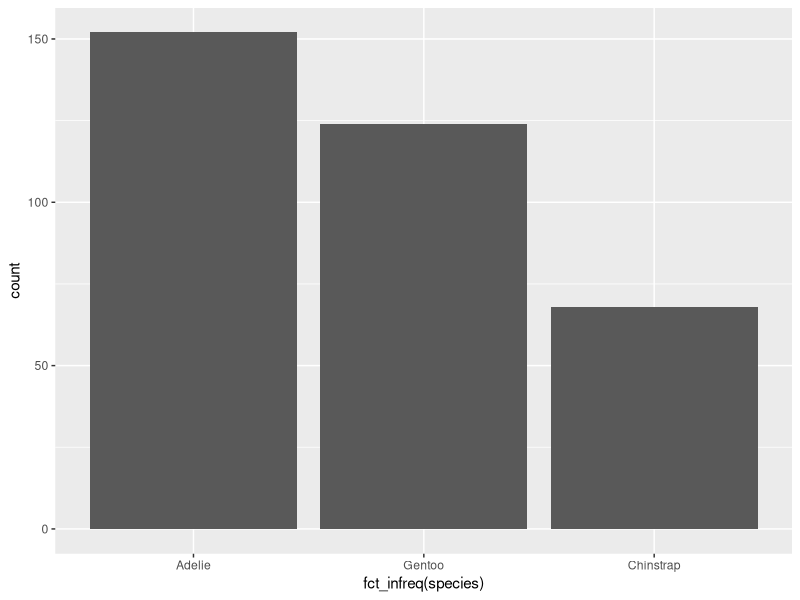
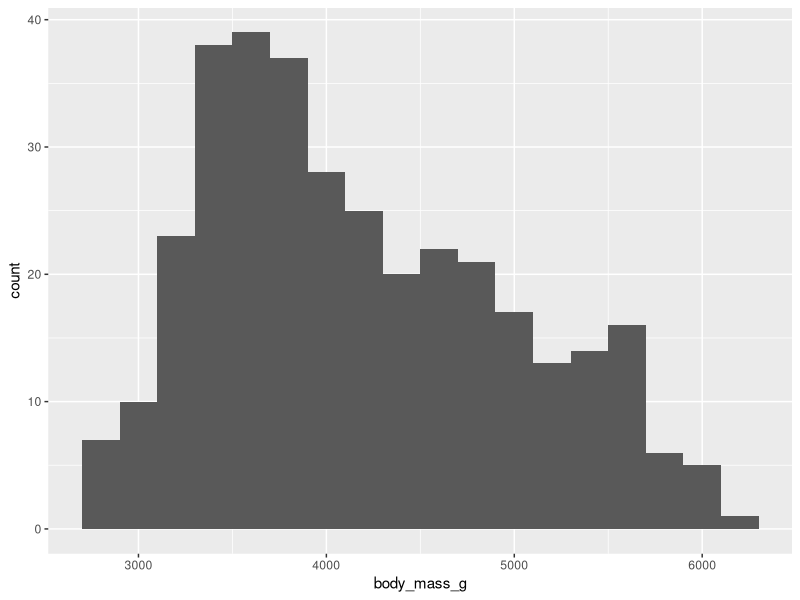
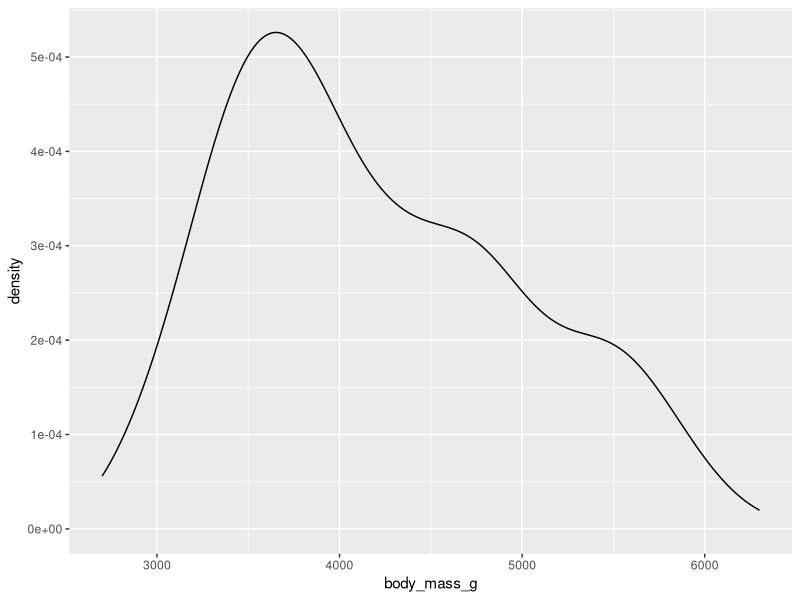
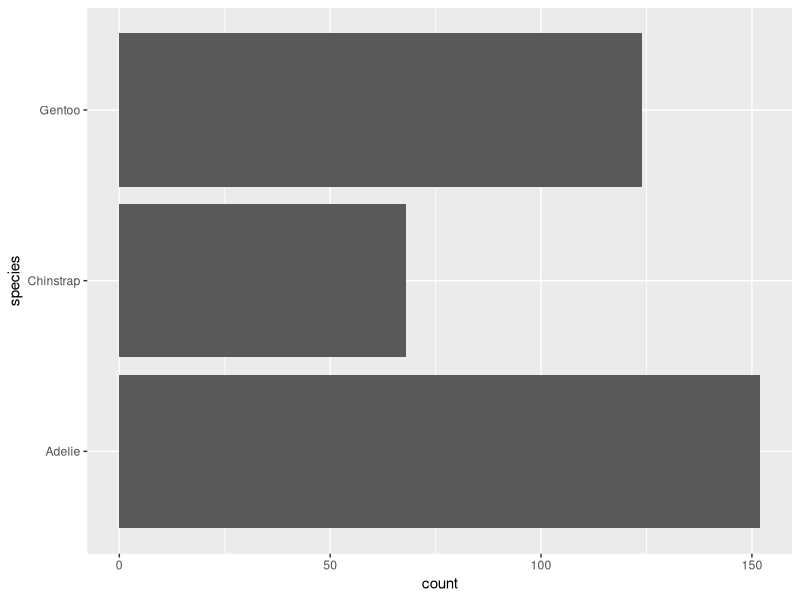
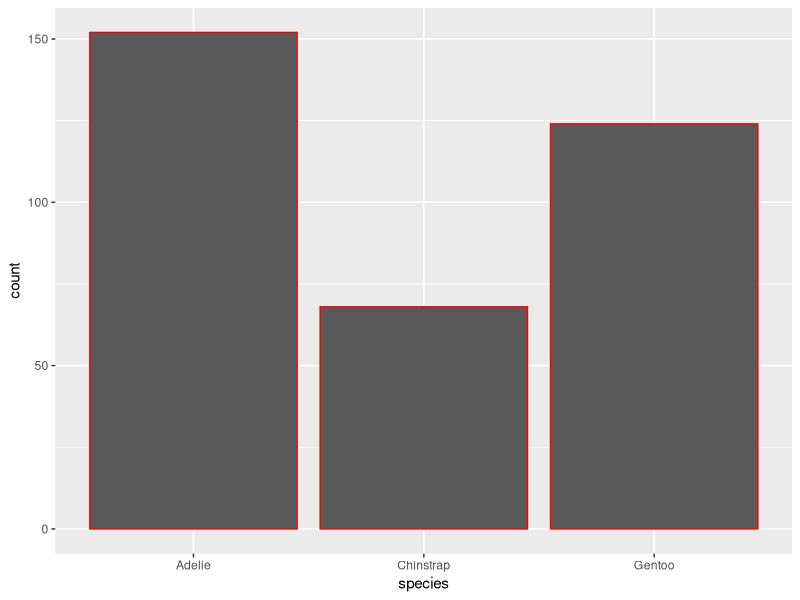
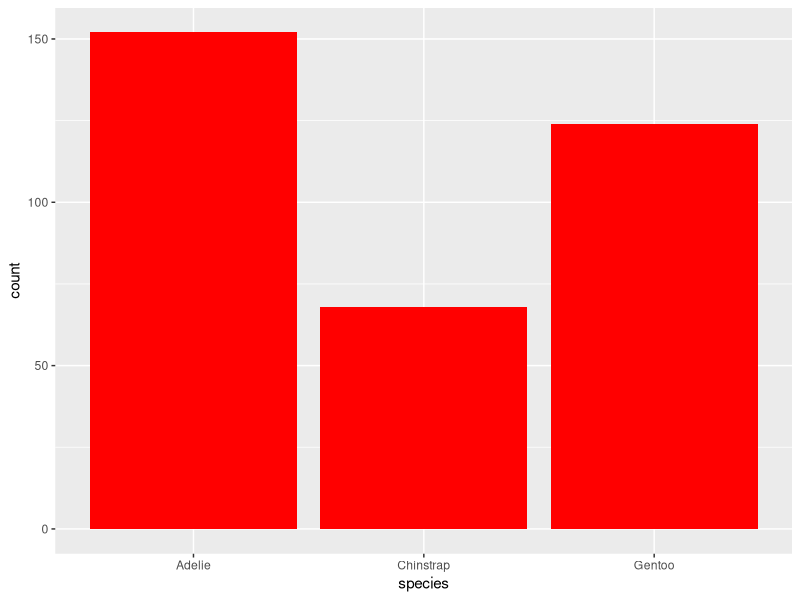
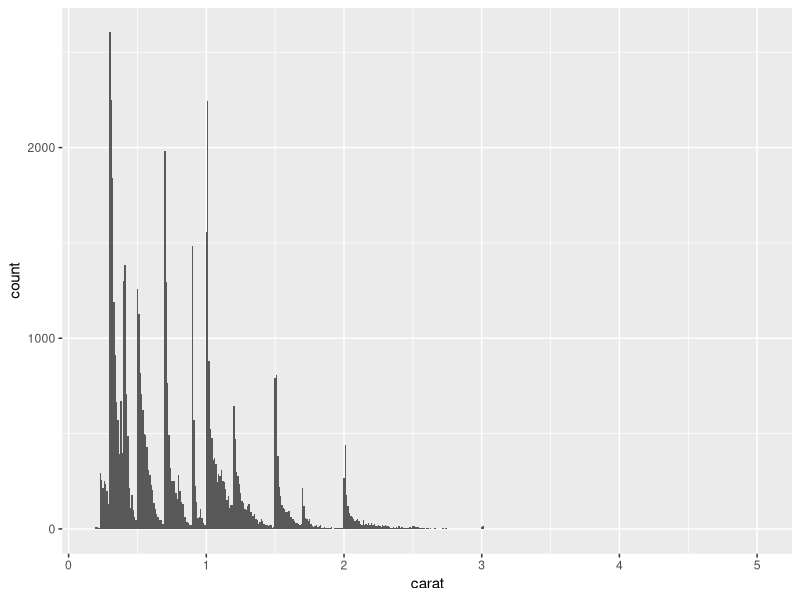
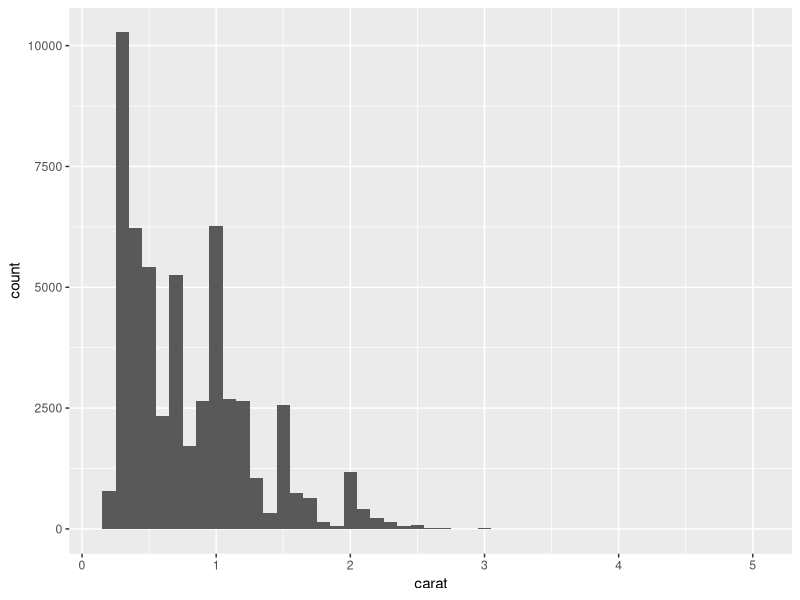

R code for these plots, in order:
library(tidyverse)
library(palmerpenguins)
library(ggthemes)

# categorical - bar chart
# fct_infreq(species) -> reorder the bars based on their frequencies
ggplot(penguins, aes(x = fct_infreq(species))) +
  geom_bar()

# numerical
# You can set the width of the intervals in a histogram with the binwidth argument,
# which is measured in the units of the x variable
ggplot(penguins, aes(x = body_mass_g)) +
  geom_histogram(binwidth = 200)

ggplot(penguins, aes(x = body_mass_g)) +
  geom_density()

# Exercises 1.4.3

# Make a bar plot of species of penguins, where you assign species to the y aesthetic. How is this plot different?
ggplot(penguins, aes(y = species)) +
  geom_bar()
# It creates horizontal lines instead of vertical

# How are the following two plots different? Which aesthetic, color or fill, is more useful for changing the color of bars?
ggplot(penguins, aes(x = species)) +
  geom_bar(color = "red")

ggplot(penguins, aes(x = species)) +
  geom_bar(fill = "red")
# color arg just colors the borders red, while fill arg fills the bars red.
# fill is more useful.

# What does the bins argument in geom_histogram() do?
# bins = Number of bins. Overridden by binwidth. Defaults to 30.

# Make a histogram of the carat variable in the diamonds dataset that is available when you load the tidyverse package.
# Experiment with different binwidths. What binwidth reveals the most interesting patterns?
ggplot(diamonds, aes(x=carat)) + geom_histogram(binwidth = 0.01)
ggplot(diamonds, aes(x=carat)) + geom_histogram(binwidth = 0.1)
ggplot(diamonds, aes(x=carat)) + geom_histogram(binwidth = 1)
# binwidth of 0.1 is the most useful one for me in this case.

# 1.5 Visualizing relationships

# To visualize the relationship between a numerical and a categorical variable we can use side-by-side box plots.
# A boxplot is a type of visual shorthand for measures of position (percentiles) that describe a distribution.
# It is also useful for identifying potential outliers.

# A box that indicates the range of the middle half of the data, a distance known as the interquartile range (IQR),
# stretching from the 25th percentile of the distribution to the 75th percentile.
# In the middle of the box is a line that displays the median, i.e. 50th percentile, of the distribution.
# These three lines give you a sense of the spread of the distribution
# and whether or not the distribution is symmetric about the median or skewed to one side.
# 
# Visual points that display observations that fall more than 1.5 times the IQR from either edge of the box.
# These outlying points are unusual so are plotted individually.
# 
# A line (or whisker) that extends from each end of the box and goes to the farthest non-outlier point in the distribution.

ggplot(penguins, aes(x = species, y = body_mass_g)) +
  geom_boxplot()

ggplot(penguins, aes(x = body_mass_g, color = species)) +
  geom_density(linewidth = 0.75)

ggplot(penguins, aes(x = body_mass_g, color = species, fill = species)) +
  geom_density(alpha = 0.5)

# We can use stacked bar plots to visualize the relationship between two categorical variables
# The following two stacked bar plots both display the relationship between island and species,
# or specifically, visualizing the distribution of species within each island.

ggplot(penguins, aes(x = island, fill = species)) +
  geom_bar()

# Using next plot we can see Gentoo penguins all live on Biscoe island and make up roughly 75% of the penguins on that island,
# Chinstrap all live on Dream island and make up roughly 50% of the penguins on that island,
# and Adelie live on all three islands and make up all of the penguins on Torgersen.

ggplot(penguins, aes(x = island, fill = species)) +
  geom_bar(position = "fill")

ggplot(penguins, aes(x = flipper_length_mm, y = body_mass_g)) +
  geom_point(aes(color = species, shape = island))

# Another way, which is particularly useful for categorical variables,
# is to split your plot into facets, subplots that each display one subset of the data.
# To facet your plot by a single variable, use facet_wrap().
# The first argument of facet_wrap() is a formula3, which you create with ~ followed by a variable name.
# The variable that you pass to facet_wrap() should be categorical.
ggplot(penguins, aes(x = flipper_length_mm, y = body_mass_g)) +
  geom_point(aes(color = species, shape = species)) +
  facet_wrap(~island)

# Exercises 1.5.5

# The mpg data frame that is bundled with the ggplot2 package contains 234 observations collected by the US Environmental Protection Agency on 38 car models.
# Which variables in mpg are categorical? Which variables are numerical? (Hint: Type ?mpg to read the documentation for the dataset.) How can you see this information when you run mpg?
?mpg
View(mpg)
# numerical: displ, year, cyl, cty, hwy
# categorical: trans, drv, fl, class, model, manufacturer

# Make a scatterplot of hwy vs. displ using the mpg data frame.
# Next, map a third, numerical variable to color, then size, then both color and size, then shape.
# How do these aesthetics behave differently for categorical vs. numerical variables?
ggplot(mpg, aes(x=hwy, y=displ, color=cty))+geom_point()
ggplot(mpg, aes(x=hwy, y=displ, size=cty))+geom_point()
ggplot(mpg, aes(x=hwy, y=displ, color=cty, size=cty))+geom_point()
# ggplot(mpg, aes(x=hwy, y=displ, shape=year))+geom_point()
# numerical var. does not work with shape
ggplot(mpg, aes(x=hwy, y=displ, color=cty, size=cty, shape=drv))+geom_point()

# In the scatterplot of hwy vs. displ, what happens if you map a third variable to linewidth?
ggplot(mpg, aes(x=hwy, y=displ, linewidth = cty))+geom_point()
# Nothing happens

# What happens if you map the same variable to multiple aesthetics?
ggplot(mpg, aes(x=drv, y=drv, color=drv, size=drv, shape=drv))+geom_point()
# not useful

# Make a scatterplot of bill_depth_mm vs. bill_length_mm and color the points by species.
# What does adding coloring by species reveal about the relationship between these two variables? What about faceting by species?
ggplot(penguins, aes(x=bill_depth_mm, y=bill_length_mm, color=species)) + geom_point()
# Adelies tend to have deeper bills while Gentoos have longer ones. Chinstraps have longer and deeper bills.
ggplot(penguins, aes(x=bill_depth_mm, y=bill_length_mm, color=species)) + geom_point() + facet_wrap(~species)

# Why does the following yield two separate legends? How would you fix it to combine the two legends?
ggplot(
  data = penguins,
  mapping = aes(
    x = bill_length_mm, y = bill_depth_mm, 
    color = species, shape = species
  )
) +
  geom_point() +
  labs(color = "Species", shape="Species")
# add shape="Species" to labs

# Create the two following stacked bar plots.
# Which question can you answer with the first one? Which question can you answer with the second one?
ggplot(penguins, aes(x = island, fill = species)) +
  geom_bar(position = "fill")
ggplot(penguins, aes(x = species, fill = island)) +
  geom_bar(position = "fill")
# 1st: Stacked by Species within Each Island
# How many different species do islands have?
# 2nd: Stacked by Island within Each Species
# How each species spread across different islands?

ggplot(penguins, aes(x = flipper_length_mm, y = body_mass_g)) + geom_point()
# ggsave(filename = "penguin-plot.png")
# if you want to save
